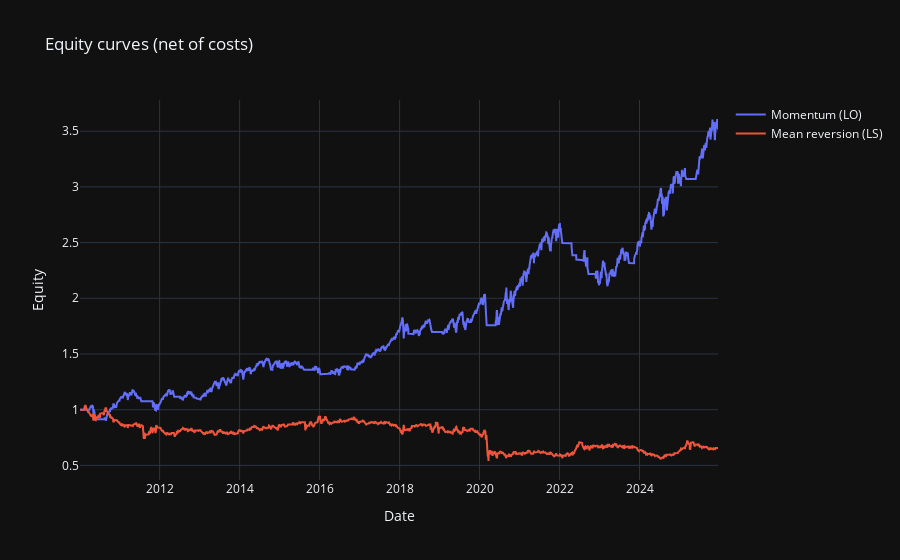

Write notebook code for a chart like this one.
### Code cell
eq_df = pd.DataFrame({
    "Momentum (LO)": bt_mom["equity"],
    "Mean reversion (LS)": bt_mr["equity"],
}).dropna()

fig = go.Figure()
for c in eq_df.columns:
    fig.add_trace(go.Scatter(x=eq_df.index, y=eq_df[c], mode="lines", name=c))
fig.update_layout(template="plotly_dark", title="Equity curves (net of costs)", xaxis_title="Date", yaxis_title="Equity")
fig.show()
fig.write_html(ASSETS_DIR / "equity_curves.html")

### Figure 1 — Plotly figure (JSON) as saved in the notebook; plotly's stock layout.template omitted (floating-point values rounded to 4 significant figures; data arrays with more than 128 entries replaced by an {"elided": "..."} marker saying what was removed)
{"data": [{"mode": "lines", "name": "Momentum (LO)", "type": "scatter", "x": {"elided": "4016 str values"}, "y": {"elided": "4016 float values"}}, {"mode": "lines", "name": "Mean reversion (LS)", "type": "scatter", "x": {"elided": "4016 str values"}, "y": {"elided": "4016 float values"}}], "layout": {"title": {"text": "Equity curves (net of costs)"}, "xaxis": {"title": {"text": "Date"}}, "yaxis": {"title": {"text": "Equity"}}}}
